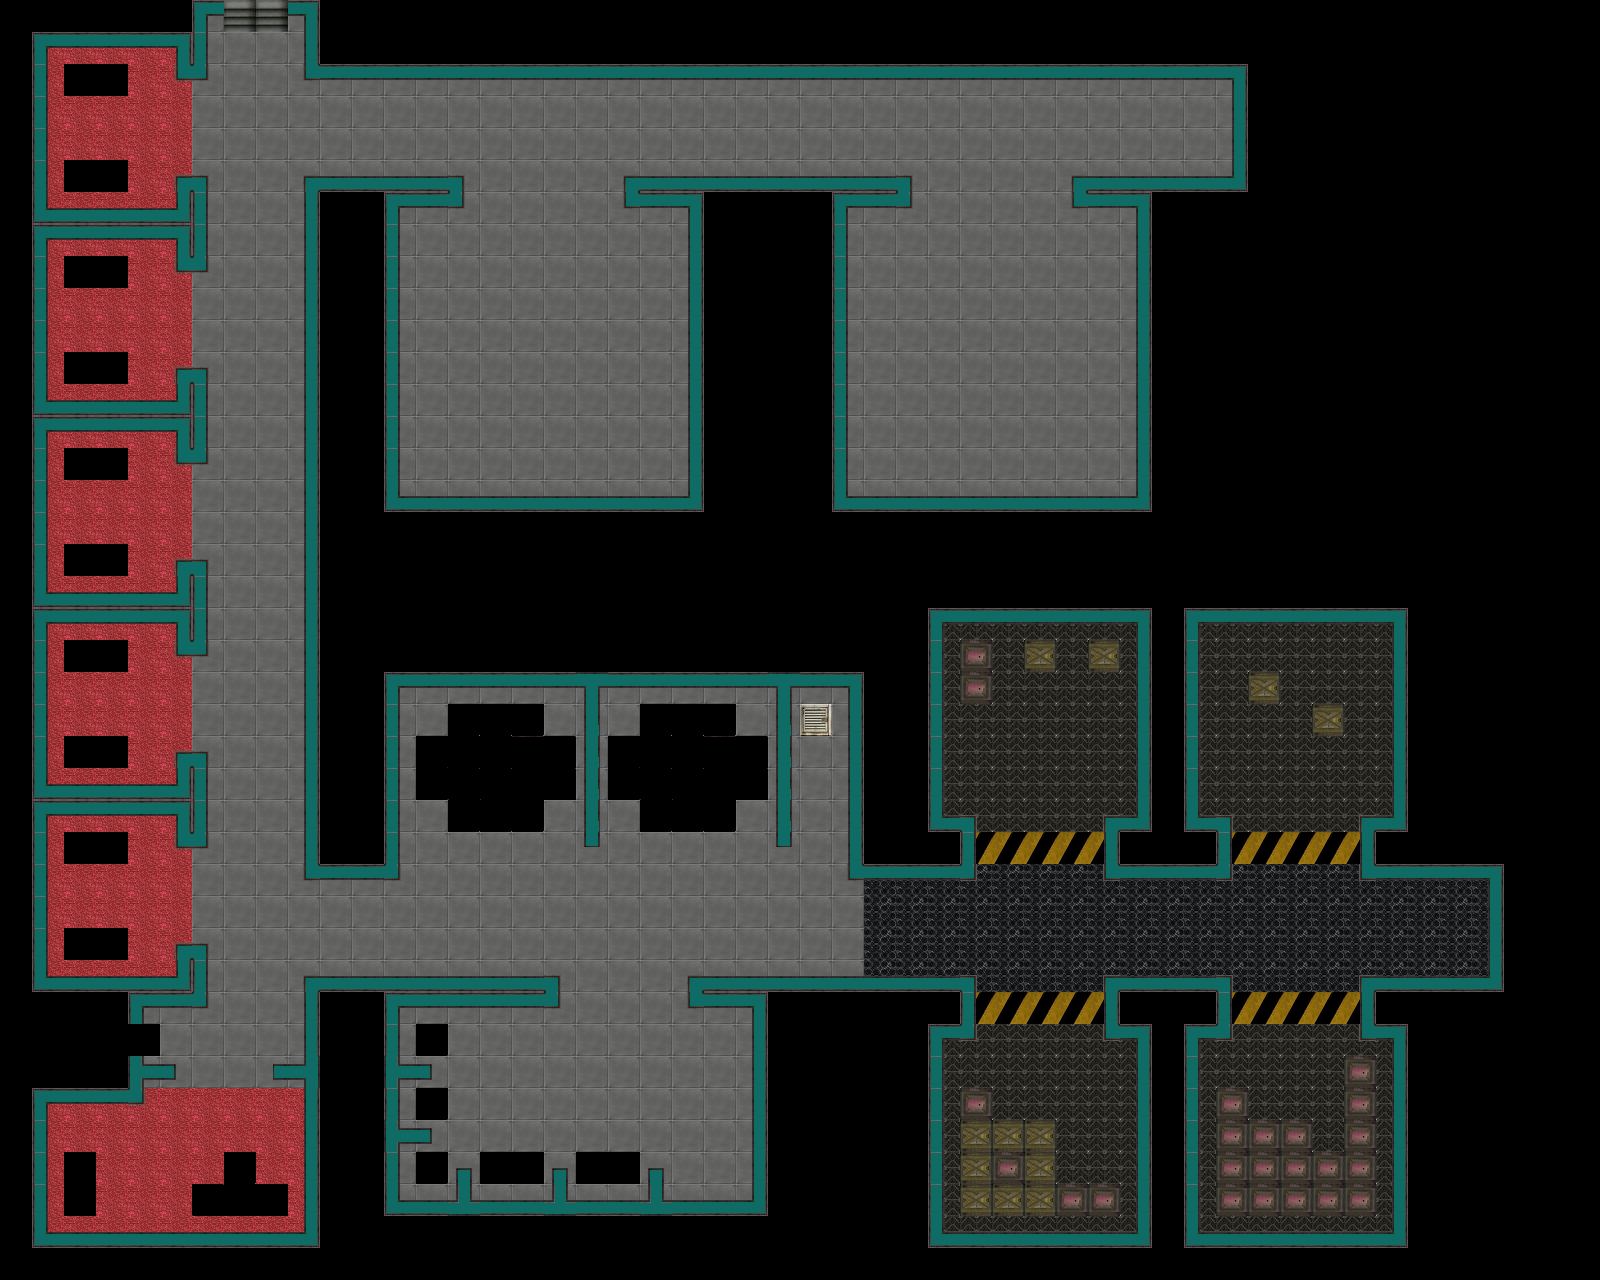

This is a level from a 2D game, rendered from its Tiled map with the project's own tilesets. A one-line summary and the map file follow, with tile-layer data summarised:
An orthogonal 50x40 tile map with 32x32 px tiles, 4 tile layers (ground_layer, wall_layer, block_object, non_block_objects), 3 tilesets.

<map version="1.0" orientation="orthogonal" width="50" height="40" tilewidth="32" tileheight="32">
 <tileset firstgid="1" name="ground" tilewidth="32" tileheight="32" spacing="1">
  <image source="ground_tiles_32x32.png" width="197" height="197" />
 </tileset>
 <tileset firstgid="37" name="walls" tilewidth="32" tileheight="32" spacing="1">
  <image source="walls_32x32.png" width="197" height="197" />
 </tileset>
 <tileset firstgid="73" name="objects 1" tilewidth="32" tileheight="32" spacing="1">
  <image source="objects_32x32.png" width="197" height="197" />
 </tileset>
 <layer name="ground_layer" width="50" height="40">
  <data>[2000 cells, 1191 non-empty, 9 distinct tile ids]</data>
 </layer>
 <layer name="wall_layer" width="50" height="40">
  <data>[2000 cells, 485 non-empty, 21 distinct tile ids]</data>
 </layer>
 <layer name="block_object" width="50" height="40">
  <data>[2000 cells, 15 non-empty, 4 distinct tile ids]</data>
 </layer>
 <layer name="non_block_objects" width="50" height="40">
  <data>[2000 cells, 52 non-empty, 12 distinct tile ids]</data>
 </layer>
</map>